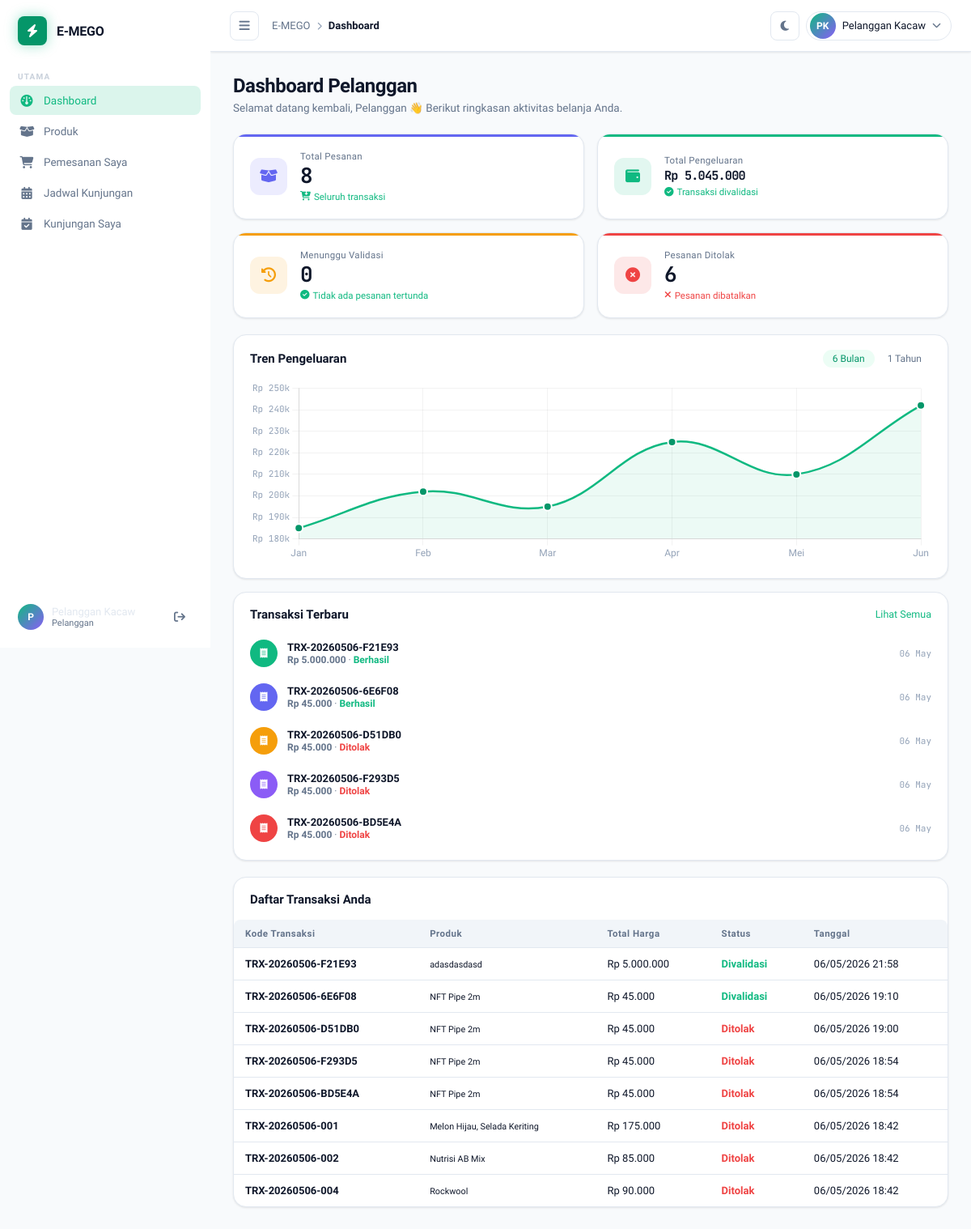
Page /pelanggan/dashboard.php (signed in) on the earlier database version.
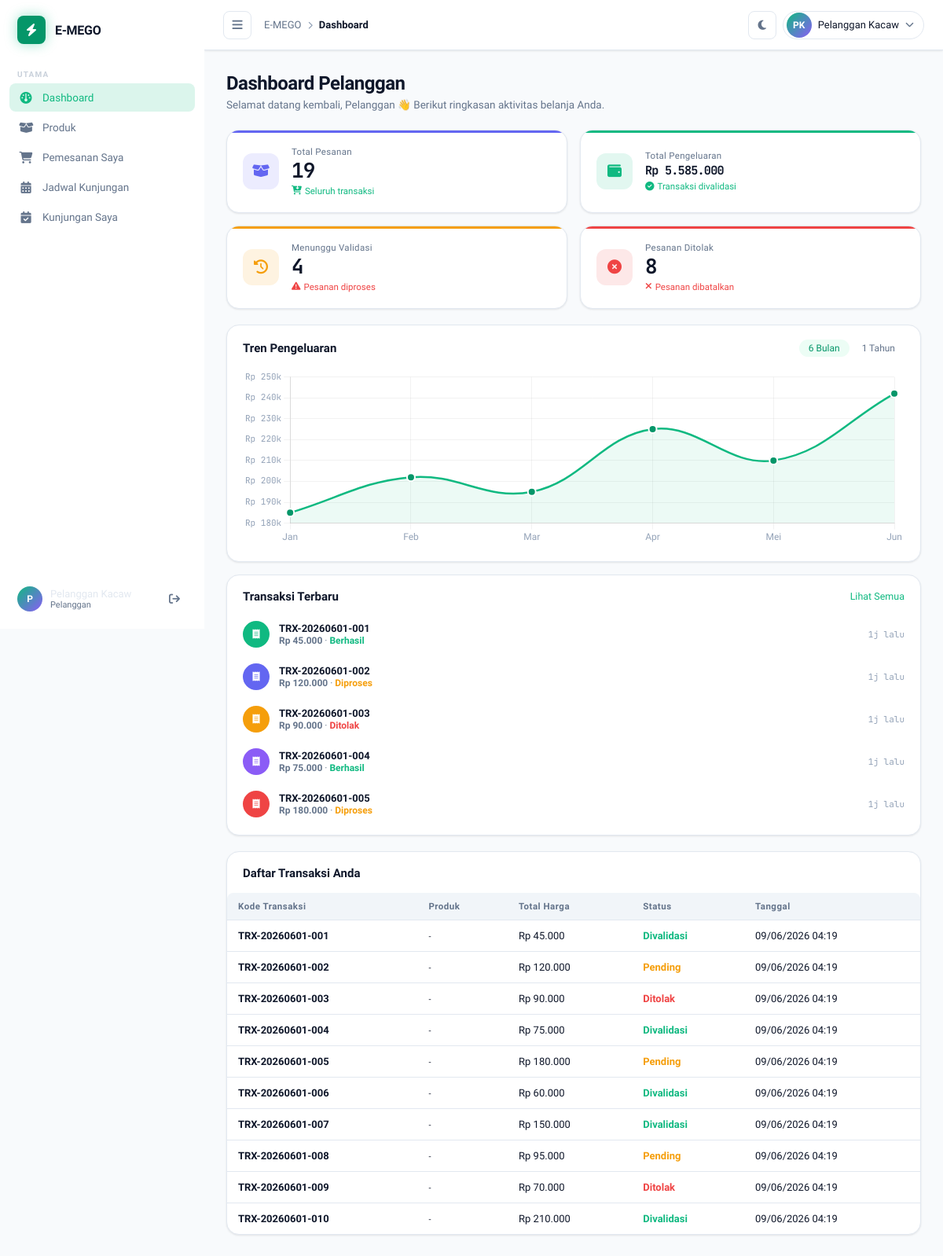
Same page on the later database version.
### tables this page shows
CREATE TABLE `transaksi` (
  `id` int(10) UNSIGNED NOT NULL,
  `kode_transaksi` varchar(30) NOT NULL,
  `user_id` int(10) UNSIGNED DEFAULT NULL,
  `total_harga` decimal(15,2) NOT NULL DEFAULT 0.00,
  `status` enum('pending','divalidasi','ditolak') NOT NULL DEFAULT 'pending',
  `catatan` text DEFAULT NULL,
  `bukti_bayar` varchar(255) DEFAULT NULL COMMENT 'Nama file bukti pembayaran (disimpan di folder /bukti/)',
  `validated_by` int(10) UNSIGNED DEFAULT NULL,
  `validated_at` timestamp NULL DEFAULT NULL,
  `created_at` timestamp NOT NULL DEFAULT current_timestamp()
);

### pelanggan/dashboard.php (the view, shortened to what the changed rows need)
<?php
require_once __DIR__ . '/../config.php';
function formatRupiah(float $n): string
{
    return 'Rp ' . number_format($n, 0, ',', '.');
}
$userId = $_SESSION['user_id'];
$totalPesananStmt = $pdo->prepare("SELECT COUNT(*) FROM transaksi WHERE user_id = ?");
$totalPesananStmt->execute([$userId]);
$totalPesanan = (int) $totalPesananStmt->fetchColumn();
$pengeluaranStmt = $pdo->prepare("SELECT COALESCE(SUM(total_harga),0) FROM transaksi WHERE user_id = ? AND status = 'divalidasi'");
$pengeluaranStmt->execute([$userId]);
$totalPengeluaran = (float) $pengeluaranStmt->fetchColumn();
$pendingStmt = $pdo->prepare("SELECT COUNT(*) FROM transaksi WHERE user_id = ? AND status = 'pending'");
$pendingStmt->execute([$userId]);
$totalPending = (int) $pendingStmt->fetchColumn();
$ditolakStmt = $pdo->prepare("SELECT COUNT(*) FROM transaksi WHERE user_id = ? AND status = 'ditolak'");
$ditolakStmt->execute([$userId]);
$totalDitolak = (int) $ditolakStmt->fetchColumn();
$graf6Stmt = $pdo->prepare("
    SELECT DATE_FORMAT(created_at,'%b %Y') AS label,
           DATE_FORMAT(created_at,'%Y-%m') AS bulan,
           COALESCE(SUM(total_harga),0)       AS pendapatan
    FROM transaksi
    WHERE status='divalidasi' AND user_id = ?
      AND created_at >= DATE_SUB(NOW(), INTERVAL 6 MONTH)
    GROUP BY DATE_FORMAT(created_at,'%Y-%m')
    ORDER BY bulan ASC
");
$graf6Stmt->execute([$userId]);
$graf6 = $graf6Stmt->fetchAll();
$graf12Stmt = $pdo->prepare("
    SELECT DATE_FORMAT(created_at,'%b %Y') AS label,
           DATE_FORMAT(created_at,'%Y-%m') AS bulan,
           COALESCE(SUM(total_harga),0)       AS pendapatan
    FROM transaksi
    WHERE status='divalidasi' AND user_id = ?
      AND created_at >= DATE_SUB(NOW(), INTERVAL 12 MONTH)
    GROUP BY DATE_FORMAT(created_at,'%Y-%m')
    ORDER BY bulan ASC
");
$graf12Stmt->execute([$userId]);
$graf12 = $graf12Stmt->fetchAll();
$aktivitasStmt = $pdo->prepare("
    SELECT kode_transaksi, total_harga, status, created_at
    FROM transaksi
    WHERE user_id = ?
    ORDER BY created_at DESC
    LIMIT 5
");
$aktivitasStmt->execute([$userId]);
$aktivitas = $aktivitasStmt->fetchAll();
$transaksiStmt = $pdo->prepare("
    SELECT t.id, t.kode_transaksi, t.total_harga, t.status, t.created_at,
           GROUP_CONCAT(p.nama_barang ORDER BY ti.id SEPARATOR ', ') AS produk_list
    FROM transaksi t
    LEFT JOIN transaksi_item ti ON ti.transaksi_id = t.id
    LEFT JOIN produk p          ON p.id  = ti.produk_id
    WHERE t.user_id = ?
    GROUP BY t.id
    ORDER BY t.created_at DESC
    LIMIT 10
");
$transaksiStmt->execute([$userId]);
$transaksiList = $transaksiStmt->fetchAll();
$avatarColors = ['#10b981','#6366f1','#f59e0b','#8b5cf6','#ef4444','#06b6d4','#ec4899'];
?>
<!DOCTYPE html>
<html lang="id">
<head>
    <link rel="stylesheet" href="https://cdnjs.cloudflare.com/ajax/libs/font-awesome/6.5.0/css/all.min.css" />
    <link rel="stylesheet" href="../css/style.css" />
</head>
<body>
    <div class="main-wrapper" id="mainWrapper">
        <main class="content" id="contentArea">
            <section class="page active" id="page-dashboard">
                <div class="page-header">
                    <div>
                        <h1 class="page-title">Dashboard Pelanggan</h1>
                    </div>
                </div>
                <div class="stats-grid">
                    <div class="stat-card" style="--card-accent: #6366f1">
                        <div class="stat-body">
                            <span class="stat-label">Total Pesanan</span>
                            <span class="stat-value"><?= number_format($totalPesanan) ?></span>
                            <span class="stat-change positive">
                                <i class="fa-solid fa-cart-arrow-down"></i> Seluruh transaksi
                            </span>
                        </div>
                    </div>
                    <div class="stat-card" style="--card-accent: #10b981">
                        <div class="stat-body">
                            <span class="stat-label">Total Pengeluaran</span>
                            <span class="stat-value" style="font-size:.95rem"><?= formatRupiah($totalPengeluaran) ?></span>
                            <span class="stat-change positive">
                                <i class="fa-solid fa-circle-check"></i> Transaksi divalidasi
                            </span>
                        </div>
                    </div>
                    <div class="stat-card" style="--card-accent: #f59e0b">
                        <div class="stat-body">
                            <span class="stat-label">Menunggu Validasi</span>
                            <span class="stat-value"><?= number_format($totalPending) ?></span>
                            <span class="stat-change <?= $totalPending > 0 ? 'negative' : 'positive' ?>">
                                <i class="fa-solid fa-<?= $totalPending > 0 ? 'triangle-exclamation' : 'circle-check' ?>"></i>
                                <?= $totalPending > 0 ? 'Pesanan diproses' : 'Tidak ada pesanan tertunda' ?>
                            </span>
                        </div>
                    </div>
                    <div class="stat-card" style="--card-accent: #ef4444">
                        <div class="stat-body">
                            <span class="stat-label">Pesanan Ditolak</span>
                            <span class="stat-value"><?= number_format($totalDitolak) ?></span>
                            <span class="stat-change <?= $totalDitolak > 0 ? 'negative' : 'positive' ?>">
                                <i class="fa-solid fa-<?= $totalDitolak > 0 ? 'xmark' : 'check' ?>"></i>
                                <?= $totalDitolak > 0 ? 'Pesanan dibatalkan' : 'Tidak ada pesanan ditolak' ?>
                            </span>
                        </div>
                    </div>
                </div>
                <div class="dashboard-grid">
                    <div class="card activity-card">
                        <ul class="activity-list">
                            <?php if (empty($aktivitas)): ?>
                                <li class="activity-item" style="justify-content:center;color:var(--text-muted);font-size:.85rem">
                                    <i class="fa-solid fa-inbox" style="margin-right:.5rem;opacity:.4"></i> Belum ada transaksi.
                                </li>
                            <?php else: ?>
                                <?php foreach ($aktivitas as $idx => $a):
                                    $color = $avatarColors[$idx % count($avatarColors)];
                                    $diff  = time() - strtotime($a['created_at']);
                                    if ($diff < 3600)      $timeStr = round($diff / 60) . 'm lalu';
                                    elseif ($diff < 86400) $timeStr = round($diff / 3600) . 'j lalu';
                                    else                   $timeStr = date('d M', strtotime($a['created_at']));
                                    $stTxt = match ($a['status']) {
                                        'divalidasi' => '#10b981', 'ditolak' => '#ef4444', default => '#f59e0b'
                                    };
                                    $stLabel = match ($a['status']) {
                                        'divalidasi' => 'Berhasil', 'ditolak' => 'Ditolak', default => 'Diproses'
                                    };
                                ?>
                                    <li class="activity-item">
                                        <div class="activity-avatar" style="background:<?= $color ?>">
                                            <i class="fa-solid fa-receipt" style="color:#fff;"></i>
                                        </div>
                                        <div class="activity-info">
                                            <span class="activity-name"><?= htmlspecialchars($a['kode_transaksi']) ?></span>
                                            <span class="activity-desc">
                                                <strong><?= formatRupiah((float) $a['total_harga']) ?></strong>
                                                · <span style="color:<?= $stTxt ?>;font-weight:600"><?= $stLabel ?></span>
                                            </span>
                                        </div>
                                        <span class="activity-time"><?= $timeStr ?></span>
                                    </li>
                                <?php endforeach; ?>
                            <?php endif; ?>
                        </ul>
                    </div>
                </div>
                <div class="card table-card">
                    <div class="table-wrapper">
                        <table class="data-table" id="transactionTable">
                            <thead>
                                <tr>
                                    <th>Kode Transaksi</th>
                                    <th>Produk</th>
                                    <th>Total Harga</th>
                                    <th>Status</th>
                                    <th>Tanggal</th>
                                </tr>
                            </thead>
                            <tbody>
                                <?php if (empty($transaksiList)): ?>
                                    <tr>
                                        <td colspan="5" style="text-align:center;color:var(--text-muted);padding:1.5rem">Belum ada riwayat transaksi.</td>
                                    </tr>
                                <?php else: ?>
                                    <?php foreach ($transaksiList as $t):
                                         $stBadge = match($t['status']) {'divalidasi'=>'#10b981','ditolak'=>'#ef4444',default=>'#f59e0b'};
                                    ?>
                                    <tr>
                                        <td><strong><?= htmlspecialchars($t['kode_transaksi']) ?></strong></td>
                                        <td><small><?= htmlspecialchars($t['produk_list'] ?? '-') ?></small></td>
                                        <td><?= formatRupiah((float) $t['total_harga']) ?></td>
                                        <td><span style="color:<?= $stBadge ?>;font-weight:600"><?= ucfirst($t['status']) ?></span></td>
                                        <td><?= date('d/m/Y H:i', strtotime($t['created_at'])) ?></td>
                                    </tr>
                                    <?php endforeach; ?>
                                <?php endif; ?>
                            </tbody>
                        </table>
                    </div>
                </div>
            </section>
        </main>
    </div>
    <script>
        // Data chart disiapkan jika script.js memerlukannya untuk merender Chart.js
        const chartData6 = <?= json_encode($graf6) ?>;
        const chartData12 = <?= json_encode($graf12) ?>;
    </script>
</body>
</html>

Differences in the rows shown:
no longer on this page (row unchanged): transaksi: kode_transaksi "TRX-20260506-F21E93", total_harga "Rp 5.000.000", status "Berhasil", created_at "06 May", produk_list "adasdasdasd", status "Divalidasi", created_at "06/05/2026 21:58"
no longer on this page (row unchanged): transaksi: kode_transaksi "TRX-20260506-6E6F08", total_harga "Rp 45.000", status "Berhasil", created_at "06 May", produk_list "NFT Pipe 2m", status "Divalidasi", created_at "06/05/2026 19:10"
no longer on this page (row unchanged): transaksi: kode_transaksi "TRX-20260506-D51DB0", total_harga "Rp 45.000", status "Ditolak", created_at "06 May", produk_list "NFT Pipe 2m", created_at "06/05/2026 19:00"
no longer on this page (row unchanged): transaksi: kode_transaksi "TRX-20260506-F293D5", total_harga "Rp 45.000", status "Ditolak", created_at "06 May", produk_list "NFT Pipe 2m", created_at "06/05/2026 18:54"
no longer on this page (row unchanged): transaksi: kode_transaksi "TRX-20260506-BD5E4A", total_harga "Rp 45.000", status "Ditolak", created_at "06 May", produk_list "NFT Pipe 2m", created_at "06/05/2026 18:54"
no longer on this page (row unchanged): transaksi: kode_transaksi "TRX-20260506-001", produk_list "Melon Hijau, Selada Keriting", total_harga "Rp 175.000", status "Ditolak", created_at "06/05/2026 18:42", shown under "Daftar Transaksi Anda"
no longer on this page (row unchanged): transaksi: kode_transaksi "TRX-20260506-002", produk_list "Nutrisi AB Mix", total_harga "Rp 85.000", status "Ditolak", created_at "06/05/2026 18:42", shown under "Daftar Transaksi Anda"
no longer on this page (row unchanged): transaksi: kode_transaksi "TRX-20260506-004", produk_list "Rockwool", total_harga "Rp 90.000", status "Ditolak", created_at "06/05/2026 18:42", shown under "Daftar Transaksi Anda"
added transaksi: kode_transaksi "TRX-20260601-001", total_harga "Rp 45.000", status "Berhasil", created_at "1j lalu", produk_list "-", status "Divalidasi", created_at "09/06/2026 04:19"
added transaksi: kode_transaksi "TRX-20260601-002", total_harga "Rp 120.000", status "Diproses", created_at "1j lalu", produk_list "-", status "Pending", created_at "09/06/2026 04:19"
added transaksi: kode_transaksi "TRX-20260601-003", total_harga "Rp 90.000", status "Ditolak", created_at "1j lalu", produk_list "-", created_at "09/06/2026 04:19"
added transaksi: kode_transaksi "TRX-20260601-004", total_harga "Rp 75.000", status "Berhasil", created_at "1j lalu", produk_list "-", status "Divalidasi", created_at "09/06/2026 04:19"
added transaksi: kode_transaksi "TRX-20260601-005", total_harga "Rp 180.000", status "Diproses", created_at "1j lalu", produk_list "-", status "Pending", created_at "09/06/2026 04:19"
added transaksi: kode_transaksi "TRX-20260601-006", produk_list "-", total_harga "Rp 60.000", status "Divalidasi", created_at "09/06/2026 04:19", shown under "Daftar Transaksi Anda"
added transaksi: kode_transaksi "TRX-20260601-007", produk_list "-", total_harga "Rp 150.000", status "Divalidasi", created_at "09/06/2026 04:19", shown under "Daftar Transaksi Anda"
added transaksi: kode_transaksi "TRX-20260601-008", produk_list "-", total_harga "Rp 95.000", status "Pending", created_at "09/06/2026 04:19", shown under "Daftar Transaksi Anda"
added transaksi: kode_transaksi "TRX-20260601-009", produk_list "-", total_harga "Rp 70.000", status "Ditolak", created_at "09/06/2026 04:19", shown under "Daftar Transaksi Anda"
added transaksi: kode_transaksi "TRX-20260601-010", produk_list "-", total_harga "Rp 210.000", status "Divalidasi", created_at "09/06/2026 04:19", shown under "Daftar Transaksi Anda"
Other differences:
$totalPesanan: "8" → "19"
formatRupiah($totalPengeluaran): "Rp 5.045.000" → "Rp 5.585.000"
$totalPending: "0" → "4"
$totalDitolak: "6" → "8"
text no longer shown: "Tidak ada pesanan tertunda"
text now shown: "Pesanan diproses"
